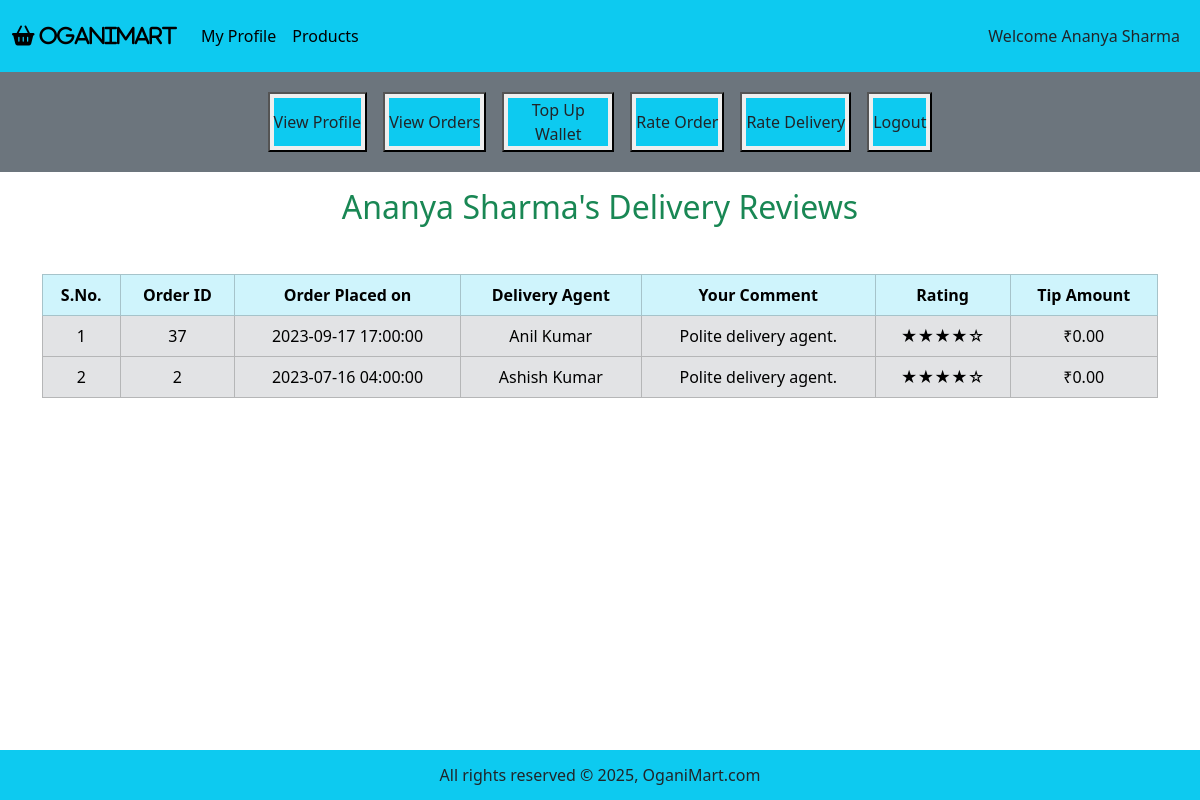
Page /customer_mode/profile_page.php?customer_id=2&rate_delivery on the committed database.
### tables this page shows
CREATE TABLE `customer` (
  `customerID` int(11) NOT NULL,
  `first_name` varchar(50) NOT NULL,
  `last_name` varchar(50) DEFAULT NULL,
  `address_street` varchar(100) NOT NULL,
  `address_city` varchar(50) NOT NULL,
  `address_state` varchar(50) NOT NULL,
  `pincode` int(11) NOT NULL,
  `phone_no` bigint(20) NOT NULL,
  `email` varchar(100) NOT NULL,
  `password` varchar(50) NOT NULL,
  `dob` date NOT NULL,
  `age` int(11) DEFAULT 0,
  `gender` varchar(10) DEFAULT NULL
);

CREATE TABLE `order` (
  `orderID` int(11) NOT NULL,
  `status` varchar(20) NOT NULL DEFAULT 'Confirmed',
  `total_price` decimal(10,2) NOT NULL,
  `time` timestamp NOT NULL DEFAULT current_timestamp(),
  `location` varchar(255) NOT NULL,
  `agentPayment` int(11) NOT NULL DEFAULT 50,
  `customerID` int(11) NOT NULL,
  `agentID` int(11) NOT NULL
);

CREATE TABLE `deliveryagent` (
  `agentID` int(11) NOT NULL,
  `first_name` varchar(50) NOT NULL,
  `last_name` varchar(50) DEFAULT NULL,
  `availabilityStatus` varchar(20) NOT NULL DEFAULT 'Offline',
  `phone_no` bigint(20) NOT NULL,
  `email` varchar(100) NOT NULL,
  `password` varchar(50) NOT NULL,
  `dob` date NOT NULL,
  `age` int(11) DEFAULT 0
);

CREATE TABLE `deliveryreview` (
  `deliveryReviewID` int(11) NOT NULL,
  `orderID` int(11) NOT NULL,
  `agentID` int(11) NOT NULL,
  `comment` text DEFAULT NULL,
  `rating` int(11) DEFAULT 5 CHECK (`rating` >= 1 and `rating` <= 5),
  `tip` decimal(10,2) DEFAULT 0.00
);

### customer_mode/profile_page.php (the view, shortened to what this page needs)
<?php
include ('../functions/common_function.php');
if (isset ($_GET['customer_id'])) {
    $cust_id = $_GET['customer_id'];
    $get_data = "SELECT * FROM customer WHERE customerID = $cust_id;";
    $result_get = mysqli_query($con, $get_data);
    $row_data = mysqli_fetch_assoc($result_get);
    $cust_id = $row_data["customerID"];
    $cust_fname = $row_data['first_name'];
    $cust_lname = $row_data['last_name'];
    if ($cust_lname === null) {
        $cust_name = $cust_fname;
    } else {
        $cust_name = $cust_fname . ' ' . $cust_lname;
    }
}
?>
<!DOCTYPE html>
<html lang="en">
<head>
    <link href="https://cdn.jsdelivr.net/npm/bootstrap@5.3.3/dist/css/bootstrap.min.css" rel="stylesheet"
>
    <link rel="stylesheet" href="https://cdnjs.cloudflare.com/ajax/libs/font-awesome/6.5.1/css/all.min.css"
 />
    <link rel="stylesheet" href="../style.css">
</head>
<body>
    <div class="container-fluid p-0">
        <nav class="navbar navbar-expand-lg bg-info">
            <div class="container-fluid">
                <a class="navbar-brand" href="#"><i class="fa fa-shopping-basket" aria-hidden="true"> OganiMart</i></a>
                <div class="collapse navbar-collapse" id="navbarSupportedContent">
                    <ul class="navbar-nav me-auto mb-2 mb-lg-0">
                        <li class="nav-item">
                            <a class="nav-link active" aria-current="page"
                                href='profile_page.php?customer_id=<?php echo "$cust_id"; ?>'>My Profile</a>
                        </li>
                        <li class="nav-item">
                            <a class="nav-link active"
                                href='index.php?customer_id=<?php echo "$cust_id"; ?>'>Products</a>
                        </li>
                </div>
                <nav class="navbar navbar-expand-lg">
                    <ul class="navbar-nav">
                        <li class="nav-item">
                            <a href="" class="nav-link text-dark">Welcome
                                <?php echo "$cust_name"; ?>
                            </a>
                        </li>
                    </ul>
                </nav>
            </div>
        </nav>
        <div class="row">
            <div class="col-md-12 bg-secondary p-1 align-items-center">
                <div class="button text-center">
                    <button class="my-3 mx-2"><a
                            href="profile_page.php?customer_id=<?php echo "$cust_id"; ?>&view_profile"
                            class="nav-link text-dark bg-info my-1 mx-1">View Profile</a></button>
                    <button class="my-3 mx-2"><a
                            href="profile_page.php?customer_id=<?php echo "$cust_id"; ?>&view_orders"
                            class="nav-link text-dark bg-info my-1 mx-1">View Orders</a></button>
                    <button class="my-3 mx-2"><a href="profile_page.php?customer_id=<?php echo "$cust_id"; ?>&top_up"
                            class="nav-link text-dark bg-info my-1 mx-1">Top Up Wallet</a></button>
                    <button class="my-3 mx-2"><a href="profile_page.php?customer_id=<?php echo "$cust_id"; ?>&rate_order"
                            class="nav-link text-dark bg-info my-1 mx-1">Rate Order</a></button>
                    <button class="my-3 mx-2"><a href="profile_page.php?customer_id=<?php echo "$cust_id"; ?>&rate_delivery"
                            class="nav-link text-dark bg-info my-1 mx-1">Rate Delivery</a></button>
                    <button class="my-3 mx-2"><a href="../start.php"
                            class="nav-link text-dark bg-info my-1 mx-1">Logout</a></button>
                </div>
            </div>
        </div>
        <div class="container my-3">
            <?php
            if (isset ($_GET['rate_delivery'])) {
                include ('rate_delivery.php');
            }
            ?>
        </div>
        <?php
        include ("../includes/footer.php");
        ?>
    </div>
</body>
</html>

### customer_mode/rate_delivery.php (shortened to what this page needs)
<?php
$fetch_orders = "SELECT * FROM `order` WHERE customerID = $cust_id AND status = 'Delivered' ORDER BY orderID DESC;";
$result_fetch = mysqli_query($con, $fetch_orders);
$num_of_rows = mysqli_num_rows($result_fetch);
if ($num_of_rows == 0) {
    echo "<h2 class='text-center text-danger'> No orders have been delivered to you yet! </h2>";
} else {
    ?>
    <h2 class="text-center text-success">
        <?php echo "$cust_name's Delivery Reviews"; ?>
    </h2>
    <table class="table table-bordered mt-5">
        <thead class="table-info text-center text-white">
            <tr>
                <th>S.No.</th>
                <th>Order ID</th>
                <th>Order Placed on</th>
                <th>Delivery Agent</th>
                <th>Your Comment</th>
                <th>Rating</th>
                <th>Tip Amount</th>
            </tr>
        </thead>
        <tbody class="table-secondary text-white">
            <?php
            $number = 0;
            while ($fetch_row = mysqli_fetch_assoc($result_fetch)) {
                $order_id = $fetch_row["orderID"];
                $order_time = $fetch_row["time"];
                $order_agentID = $fetch_row["agentID"];
                $number++;
                $isReview = "Yes";
                $search_review = "SELECT * FROM DeliveryReview WHERE orderID = '$order_id' AND agentID = '$order_agentID';";
                $result_review = mysqli_query($con, $search_review);
                $num_of_rows = mysqli_num_rows($result_review);
                if ($num_of_rows == 0) {
                    $isReview = "No";
                } else {
                    $row_review = mysqli_fetch_assoc($result_review);
                    $comment = $row_review['comment'];
                    $rating = $row_review['rating'];
                    $tip = $row_review['tip'];
                }
                ?>
                <tr class='text-center align-middle'>
                    <?php if ($isReview == "Yes") { ?>
                        <td>
                            <?php echo "$number"; ?>
                        </td>
                        <td>
                            <?php echo "$order_id"; ?>
                        </td>
                        <td>
                            <?php echo "$order_time"; ?>
                        </td>
                        <td>
                            <?php
                            $get_agent = "SELECT * FROM deliveryAgent WHERE agentID = $order_agentID;";
                            $result_get = mysqli_query($con, $get_agent);
                            $row_agent = mysqli_fetch_assoc($result_get);
                            $agent_fname = $row_agent['first_name'];
                            $agent_lname = $row_agent['last_name'];
                            if ($agent_lname === null) {
                                $agent_name = $agent_fname;
                            } else {
                                $agent_name = $agent_fname . ' ' . $agent_lname;
                            }
                            echo "$agent_name";
                            ?>
                        </td>
                        <td>
                            <?php echo "$comment"; ?>
                        </td>
                        <td>
                            <?php
                            $stars = '';
                            $filledStars = intval($rating);
                            $emptyStars = 5 - $filledStars;
                            for ($i = 0; $i < $filledStars; $i++) {
                                $stars .= '★';
                            }
                            for ($i = 0; $i < $emptyStars; $i++) {
                                $stars .= '☆';
                            }
                            echo "$stars";
                            ?>
                        </td>
                        <td>
                            <?php echo "₹$tip"; ?>
                        </td>
                    <?php }
                    ?>
                </tr>
                <?php
            }
            ?>
        </tbody>
    </table>
    <?php
}
?>

### style.css (style rules this page uses)
* { margin: 0; padding: 0; box-sizing: border-box; }

### customer_mode/profile_page.php (style rules this page uses)
body { overflow-x: hidden; }
.button { display: flex; justify-content: center; }
.button .nav-link { white-space: normal; max-width: 100px; min-height: 48px; text-align: center; display: flex; align-items: center; margin: 10px; }

### includes/footer.php (style rules this page uses)
body { margin: 0; padding: 0; min-height: 100vh; position: relative; }

### rows in the picture
customer: cust_name "Ananya Sharma"
order: orderID "37", time "2023-09-17 17:00:00", agentID.last_name "Anil Kumar", deliveryreview.comment "Polite delivery agent.", stars "★★★★☆", deliveryreview.tip "0.00"
order: orderID "2", time "2023-07-16 04:00:00", agentID.last_name "Ashish Kumar", deliveryreview.comment "Polite delivery agent.", stars "★★★★☆", deliveryreview.tip "0.00"
